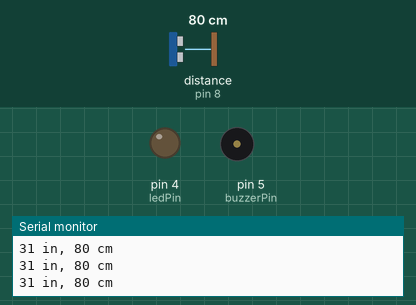
Simulated run of this sketch. Board: Arduino Uno, built with avr-gcc and run on an emulated ATmega328P. Parts: output pins drawn as LEDs (lit = HIGH), buzzer (waves = sounding), the last lines printed to the serial monitor. Wiring (inferred from the names in the program): ultrasonic range finder: trigger pin 7; echo pin 8. The inputs (shaded band) are chosen by the test bench; at power-on: distance to the obstacle (sensor on pin 8) 80 cm. The echo pulse lasts 58.3 µs per cm; pins used as bus, display or sensor lines are not drawn.

Above: at 1.2 s.
1.3 s: distance to the obstacle (sensor on pin 8) set to 24 cm
2.8 s: distance to the obstacle (sensor on pin 8) set to 19 cm
At 3.8 s:
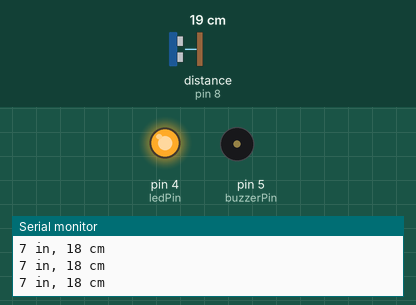
4.3 s: distance to the obstacle (sensor on pin 8) set to 13 cm
5.8 s: distance to the obstacle (sensor on pin 8) set to 10 cm
At 6.8 s:
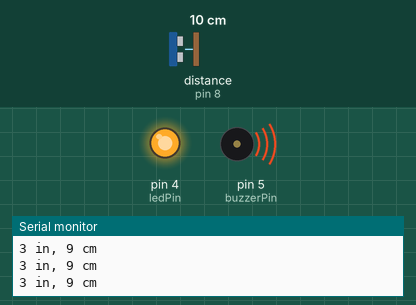
7.3 s: distance to the obstacle (sensor on pin 8) set to 18 cm
At 8.5 s:
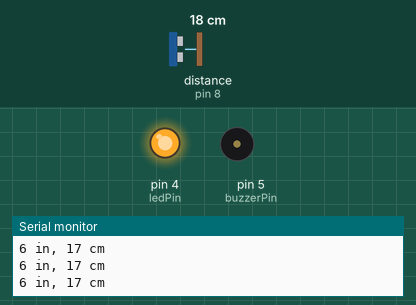
8.8 s: distance to the obstacle (sensor on pin 8) set to 2 cm
At 9.5 s:
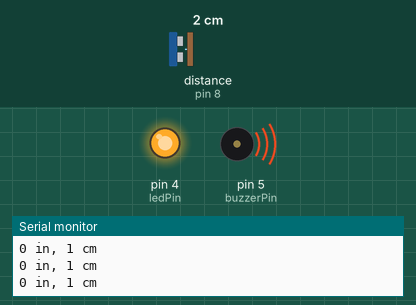
Timing chart, 0 to 11.3 s (numbered marks = the images above; inputs shaded):
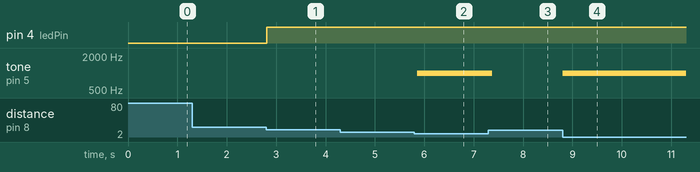

The sketch:

sketch_jan12b_copy_20260112104412.ino
```cpp
const int trigPin = 7;
const int echoPin = 8;
const int ledPin = 4;      // LED
const int buzzerPin = 5;   // Buzzer

void setup() {
  // initialize serial communication:
  Serial.begin(9600);

  pinMode(trigPin,OUTPUT);
  pinMode(echoPin,INPUT);
  pinMode(ledPin,OUTPUT);
  pinMode(buzzerPin,OUTPUT);
}

void loop() {
  // establish variables for duration of the ping,
  // and the distance result in inches and centimeters:
  long duration, inches, cm;

  // The HC-SR04 is triggered by a HIGH pulse of 10 microseconds.
  // Give a short LOW pulse beforehand to ensure a clean HIGH pulse:
  digitalWrite(trigPin, LOW);
  delayMicroseconds(2);
  digitalWrite(trigPin, HIGH);
  delayMicroseconds(10);
  digitalWrite(trigPin, LOW);

  // Read the signal from the sensor:
  duration = pulseIn(echoPin, HIGH);

  // convert the time into a distance
  inches = microsecondsToInches(duration);
  cm = microsecondsToCentimeters(duration);

  Serial.print(inches);
  Serial.print(" in, ");
  Serial.print(cm);
  Serial.print(" cm");
  Serial.println();

  // -------- LED CONTROL --------
  if (cm > 0 && cm <= 20) {
    digitalWrite(ledPin, HIGH);
  }

  else {
    digitalWrite(ledPin, LOW);
  }

  // -------- BUZZER CONTROL --------
  if (cm > 0 && cm <= 10) {
    tone(buzzerPin, 1000);
  }

  else {
    noTone(buzzerPin);
  }

  delay(100);
}

long microsecondsToInches(long microseconds) {
  // According to Parallax’s datasheet for the PING))),
  // there are 74 microseconds per inch (i.e. sound travels at 1130 feet per second).
  // This gives the distance travelled by the ping, outbound and return,
  // so we divide by 2 to get the distance of the obstacle.
  return microseconds / 74 / 2;
}

long microsecondsToCentimeters(long microseconds) {
  // The speed of sound is 340 m/s or 29 microseconds per centimeter.
  // The ping travels out and back, so to find the distance of the object
  // we take half of the distance travelled.
  return microseconds / 29 / 2;
}
```

Measured:
- the behaviour switches between 22 and 21 cm on distance to the obstacle (sensor on pin 8) (found by bisection; images 0 and 1)
- the behaviour switches between 12 and 11 cm on distance to the obstacle (sensor on pin 8) (found by bisection; images 1 and 2)
- after the input at 2.8 s, pin 4 (ledPin): LOW → HIGH at once
- after the input at 5.8 s, tone on pin 5 (buzzerPin): silent → 1000 Hz after 0.06 s
- after the input at 7.3 s, tone on pin 5 (buzzerPin): 1000 Hz → silent after 0.08 s
- after the input at 8.8 s, tone on pin 5 (buzzerPin): silent → 1000 Hz at once
